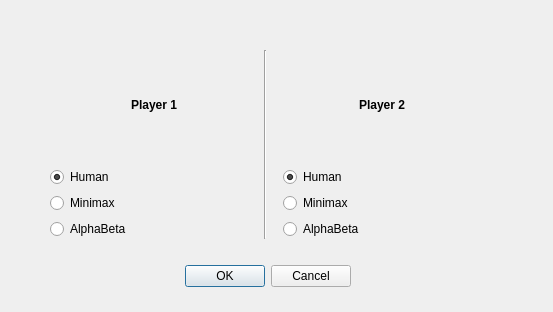
<?xml version="1.0" encoding="UTF-8"?>
<ui version="4.0">
 <class>Dialog</class>
 <widget class="QDialog" name="Dialog">
  <property name="geometry">
   <rect>
    <x>0</x>
    <y>0</y>
    <width>553</width>
    <height>312</height>
   </rect>
  </property>
  <property name="minimumSize">
   <size>
    <width>553</width>
    <height>312</height>
   </size>
  </property>
  <property name="maximumSize">
   <size>
    <width>553</width>
    <height>312</height>
   </size>
  </property>
  <property name="windowTitle">
   <string>Create a game</string>
  </property>
  <property name="sizeGripEnabled">
   <bool>false</bool>
  </property>
  <widget class="QDialogButtonBox" name="buttonBox">
   <property name="geometry">
    <rect>
     <x>160</x>
     <y>260</y>
     <width>191</width>
     <height>32</height>
    </rect>
   </property>
   <property name="orientation">
    <enum>Qt::Horizontal</enum>
   </property>
   <property name="standardButtons">
    <set>QDialogButtonBox::Cancel|QDialogButtonBox::Ok</set>
   </property>
  </widget>
  <widget class="QWidget" name="gridLayoutWidget">
   <property name="geometry">
    <rect>
     <x>50</x>
     <y>50</y>
     <width>431</width>
     <height>189</height>
    </rect>
   </property>
   <layout class="QGridLayout" name="gridLayout">
    <item row="0" column="0">
     <layout class="QVBoxLayout" name="verticalLayout_2">
      <item>
       <widget class="QLabel" name="label">
        <property name="text">
         <string>&lt;html&gt;&lt;head/&gt;&lt;body&gt;&lt;p&gt;&lt;span style=&quot; font-weight:600;&quot;&gt;Player 1&lt;/span&gt;&lt;/p&gt;&lt;/body&gt;&lt;/html&gt;</string>
        </property>
        <property name="alignment">
         <set>Qt::AlignCenter</set>
        </property>
       </widget>
      </item>
      <item>
       <widget class="QRadioButton" name="radioButton_3">
        <property name="text">
         <string>Human</string>
        </property>
        <property name="checkable">
         <bool>true</bool>
        </property>
        <property name="checked">
         <bool>true</bool>
        </property>
        <attribute name="buttonGroup">
         <string notr="true">buttonGroup</string>
        </attribute>
       </widget>
      </item>
      <item>
       <widget class="QRadioButton" name="radioButton_2">
        <property name="text">
         <string>Minimax</string>
        </property>
        <attribute name="buttonGroup">
         <string notr="true">buttonGroup</string>
        </attribute>
       </widget>
      </item>
      <item>
       <widget class="QRadioButton" name="radioButton">
        <property name="text">
         <string>AlphaBeta</string>
        </property>
        <attribute name="buttonGroup">
         <string notr="true">buttonGroup</string>
        </attribute>
       </widget>
      </item>
     </layout>
    </item>
    <item row="0" column="2">
     <layout class="QVBoxLayout" name="verticalLayout_3">
      <property name="leftMargin">
       <number>10</number>
      </property>
      <item>
       <widget class="QLabel" name="label_2">
        <property name="text">
         <string>&lt;html&gt;&lt;head/&gt;&lt;body&gt;&lt;p&gt;&lt;span style=&quot; font-weight:600;&quot;&gt;Player 2&lt;/span&gt;&lt;/p&gt;&lt;/body&gt;&lt;/html&gt;</string>
        </property>
        <property name="alignment">
         <set>Qt::AlignCenter</set>
        </property>
       </widget>
      </item>
      <item>
       <widget class="QRadioButton" name="radioButton_6">
        <property name="text">
         <string>Human</string>
        </property>
        <property name="checked">
         <bool>true</bool>
        </property>
        <attribute name="buttonGroup">
         <string notr="true">buttonGroup_2</string>
        </attribute>
       </widget>
      </item>
      <item>
       <widget class="QRadioButton" name="radioButton_5">
        <property name="text">
         <string>Minimax</string>
        </property>
        <attribute name="buttonGroup">
         <string notr="true">buttonGroup_2</string>
        </attribute>
       </widget>
      </item>
      <item>
       <widget class="QRadioButton" name="radioButton_4">
        <property name="text">
         <string>AlphaBeta</string>
        </property>
        <attribute name="buttonGroup">
         <string notr="true">buttonGroup_2</string>
        </attribute>
       </widget>
      </item>
     </layout>
    </item>
    <item row="0" column="1">
     <widget class="Line" name="line">
      <property name="orientation">
       <enum>Qt::Vertical</enum>
      </property>
     </widget>
    </item>
   </layout>
  </widget>
 </widget>
 <resources/>
 <connections>
  <connection>
   <sender>buttonBox</sender>
   <signal>accepted()</signal>
   <receiver>Dialog</receiver>
   <slot>accept()</slot>
   <hints>
    <hint type="sourcelabel">
     <x>248</x>
     <y>254</y>
    </hint>
    <hint type="destinationlabel">
     <x>157</x>
     <y>274</y>
    </hint>
   </hints>
  </connection>
  <connection>
   <sender>buttonBox</sender>
   <signal>rejected()</signal>
   <receiver>Dialog</receiver>
   <slot>reject()</slot>
   <hints>
    <hint type="sourcelabel">
     <x>316</x>
     <y>260</y>
    </hint>
    <hint type="destinationlabel">
     <x>286</x>
     <y>274</y>
    </hint>
   </hints>
  </connection>
 </connections>
 <buttongroups>
  <buttongroup name="buttonGroup"/>
  <buttongroup name="buttonGroup_2"/>
 </buttongroups>
</ui>
